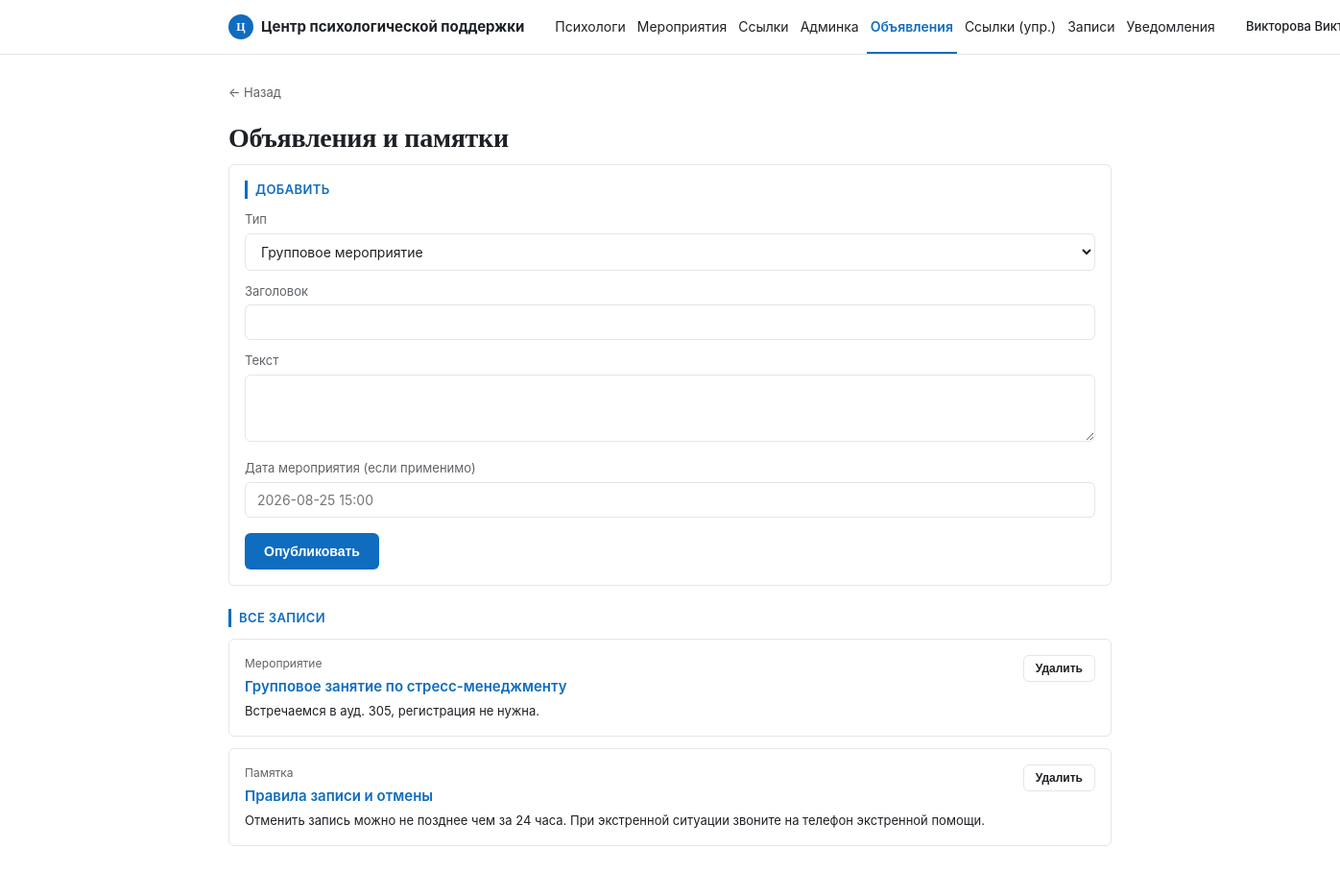
Screenshot of /dashboard/announcements (signed in) with the database file from the repository.
### tables this page shows
CREATE TABLE announcements (
    id              INT UNSIGNED AUTO_INCREMENT PRIMARY KEY,
    kind            ENUM('event', 'info') NOT NULL DEFAULT 'event'
                    COMMENT 'event — групповое мероприятие, info — правила/памятки (посещение, отмена, экстренная помощь)',
    title           VARCHAR(200) NOT NULL,
    content         TEXT NOT NULL,
    event_date      DATETIME NULL,
    created_by      INT UNSIGNED NULL,
    created_at      DATETIME NOT NULL DEFAULT CURRENT_TIMESTAMP,
    FOREIGN KEY (created_by) REFERENCES users(id) ON DELETE SET NULL
);

### src/Controllers/AnnouncementController.php (called while the page is built, shortened)
<?php
class AnnouncementController
{
    public function manage(): void
    {
        $db = Database::connection();
        $items = $db->query(
            "SELECT id, kind, title, content, event_date, created_at FROM announcements ORDER BY created_at DESC"
        )->fetchAll();
        require __DIR__ . '/../../templates/dashboard/announcements_manage.php';
    }
}

### src/Core/Router.php (called while the page is built, shortened)
<?php
class Router
{
    private array $routes = [];
    public function get(string $path, array $handler): void
    {
        $this->routes['GET'][$path] = $handler;
    }
    public function post(string $path, array $handler): void
    {
        $this->routes['POST'][$path] = $handler;
    }
    public function dispatch(string $method, string $uri): void
    {
        $path = parse_url($uri, PHP_URL_PATH);
        $path = rtrim($path, '/') ?: '/';
        $handler = $this->routes[$method][$path] ?? null;
        [$controllerClass, $action] = $handler;
        $controller = new $controllerClass();
        $controller->$action();
    }
}

### public/index.php (called while the page is built, shortened)
<?php
$router = new Router();
$router->get('/', [HomeController::class, 'index']);
$router->get('/psychologist', [BookingController::class, 'show']);
$router->get('/api/psychologist/slots', [BookingController::class, 'slotsApi']);
$router->get('/book', [BookingController::class, 'bookForm']);
$router->post('/book', [BookingController::class, 'store']);
$router->get('/login', [AuthController::class, 'loginForm']);
$router->post('/login', [AuthController::class, 'login']);
$router->get('/logout', [AuthController::class, 'logout']);
$router->get('/cabinet', [ClientController::class, 'cabinet']);
$router->post('/cabinet/cancel', [ClientController::class, 'cancel']);
$router->post('/cabinet/reschedule', [ClientController::class, 'reschedule']);
$router->get('/dashboard', [PsychologistController::class, 'dashboard']);
$router->get('/dashboard/profile', [PsychologistController::class, 'profile']);
$router->post('/dashboard/profile', [PsychologistController::class, 'updateProfile']);
$router->get('/dashboard/schedule', [PsychologistController::class, 'schedule']);
$router->post('/dashboard/schedule', [PsychologistController::class, 'addSlot']);
$router->post('/dashboard/schedule/block', [PsychologistController::class, 'blockSlot']);
$router->get('/dashboard/clients', [PsychologistController::class, 'clients']);
$router->get('/dashboard/clients/show', [PsychologistController::class, 'clientDetail']);
$router->post('/dashboard/notes', [PsychologistController::class, 'addNote']);
$router->post('/dashboard/appointments/cancel', [PsychologistController::class, 'cancelAppointment']);
$router->post('/dashboard/message', [PsychologistController::class, 'messageClient']);
$router->get('/announcements', [AnnouncementController::class, 'index']);
$router->get('/dashboard/announcements', [AnnouncementController::class, 'manage']);
$router->post('/dashboard/announcements', [AnnouncementController::class, 'create']);
$router->post('/dashboard/announcements/delete', [AnnouncementController::class, 'delete']);
$router->get('/contacts', [ContactController::class, 'index']);
$router->get('/admin/contacts', [ContactController::class, 'manage']);
$router->post('/admin/contacts', [ContactController::class, 'create']);
$router->post('/admin/contacts/delete', [ContactController::class, 'delete']);
$router->get('/admin', [AdminController::class, 'index']);
$router->get('/admin/psychologists/new', [AdminController::class, 'newPsychologistForm']);
$router->post('/admin/psychologists', [AdminController::class, 'createPsychologist']);
$router->post('/admin/psychologists/delete', [AdminController::class, 'deletePsychologist']);
$router->get('/admin/schedule', [AdminController::class, 'schedule']);
$router->post('/admin/schedule', [AdminController::class, 'addSlot']);
$router->post('/admin/schedule/block', [AdminController::class, 'blockSlot']);
$router->get('/admin/appointments', [AdminController::class, 'appointments']);
$router->post('/admin/appointments/cancel', [AdminController::class, 'cancelAppointment']);
$router->get('/admin/appointments/move', [AdminController::class, 'moveAppointmentForm']);
$router->post('/admin/appointments/move', [AdminController::class, 'moveAppointment']);
$router->get('/admin/notifications', [AdminController::class, 'notifications']);
$router->dispatch($_SERVER['REQUEST_METHOD'], $_SERVER['REQUEST_URI']);

### templates/dashboard/announcements_manage.php (the view, shortened to what this page needs)
<?php $pageTitle = 'Объявления — управление'; require __DIR__ . '/../partials/header.php'; ?>
<a href="/dashboard" class="back-link">← Назад</a>
<h1>Объявления и памятки</h1>
<div class="card">
    <p class="section-label">Добавить</p>
    <form method="post" action="/dashboard/announcements">
        <label for="kind">Тип</label>
        <select id="kind" name="kind">
            <option value="event">Групповое мероприятие</option>
        </select>
        <label for="title">Заголовок</label>
        <input type="text" id="title" name="title" required>
        <label for="content">Текст</label>
        <textarea id="content" name="content" required></textarea>
        <label for="event_date">Дата мероприятия (если применимо)</label>
        <input type="text" id="event_date" name="event_date" placeholder="2026-08-25 15:00">
        <button type="submit" class="btn">Опубликовать</button>
    </form>
</div>
<p class="section-label" style="margin-top:24px;">Все записи</p>
<?php if (empty($items)): ?>
    <p class="empty-state">Пока ничего не опубликовано.</p>
<?php else: ?>
    <?php foreach ($items as $it): ?>
        <div class="card" style="display:flex;justify-content:space-between;align-items:flex-start;gap:10px;">
            <div>
                <p style="font-size:12px;color:var(--text-secondary);margin:0 0 4px;">
                    <?= $it['kind'] === 'info' ? 'Памятка' : 'Мероприятие' ?>
                </p>
                <p class="psychologist-name" style="margin-bottom:4px;"><?= htmlspecialchars($it['title']) ?></p>
                <p style="font-size:13px;margin:0;"><?= nl2br(htmlspecialchars($it['content'])) ?></p>
            </div>
            <form method="post" action="/dashboard/announcements/delete" onsubmit="return confirm('Удалить?');">
                <button type="submit" class="btn btn-secondary" style="margin:0;padding:6px 12px;font-size:12px;">Удалить</button>
            </form>
        </div>
    <?php endforeach; ?>
<?php endif; ?>
<?php require __DIR__ . '/../partials/footer.php'; ?>

### public/assets/css/style.css (style rules this page uses)
:root { --blue: #0F6CBF; --blue-dark: #0B4F8F; --blue-light: #E8F1FA; --ink: #1D2125; --muted: #5F6368; --border: #E3E5E8; --bg: #FFFFFF; --panel: #F5F6F8; --white: #FFFFFF; --radius: 6px; --font-display: Georgia, "Times New Roman", serif; --font-sans: -apple-system, "Segoe UI", Roboto, Arial, sans-serif; --text: var(--ink); --text-secondary: var(--muted); }
* { box-sizing: border-box; }
body { margin: 0; font-family: var(--font-sans); background: var(--bg); color: var(--ink); font-size: 15px; line-height: 1.5; }
a { color: var(--blue); }
h1 { font-family: var(--font-display); font-size: 28px; font-weight: 700; margin: 0 0 6px; letter-spacing: -0.01em; }
.section-label { font-size: 13px; font-weight: 600; text-transform: uppercase; letter-spacing: 0.03em; color: var(--blue); border-left: 3px solid var(--blue); padding-left: 8px; margin: 0 0 12px; }
.card { background: var(--white); border: 1px solid var(--border); border-radius: var(--radius); padding: 16px; margin-bottom: 12px; }
.psychologist-name { font-weight: 600; font-size: 15px; margin: 0 0 4px; color: var(--blue); }
label { display: block; font-size: 13px; color: var(--muted); margin: 12px 0 4px; }
input[type="text"], input[type="tel"], input[type="password"], input[type="date"], input[type="time"], select, textarea { width: 100%; padding: 9px 12px; border: 1px solid var(--border); border-radius: var(--radius); font-size: 14px; font-family: inherit; background: var(--white); color: var(--ink); }
textarea { min-height: 70px; resize: vertical; }
.btn { display: inline-block; background: var(--blue); color: var(--white); border: none; border-radius: var(--radius); padding: 11px 20px; font-size: 14px; font-weight: 600; cursor: pointer; text-decoration: none; margin-top: 16px; }
.btn-secondary { background: var(--white); color: var(--ink); border: 1px solid var(--border); }
.back-link { display: inline-block; margin-bottom: 16px; color: var(--muted); text-decoration: none; font-size: 13px; }

### rows the page displays
announcements: kind "Мероприятие", title "Групповое занятие по стресс-менеджменту", content "Встречаемся в ауд. 305, регистрация не нужна."
announcements: kind "Памятка", title "Правила записи и отмены", content "Отменить запись можно не позднее чем за 24 часа. При экстренной ситуации звоните на телефон экстренной помощи."

### other values shown
$roleLabel "Админка"
